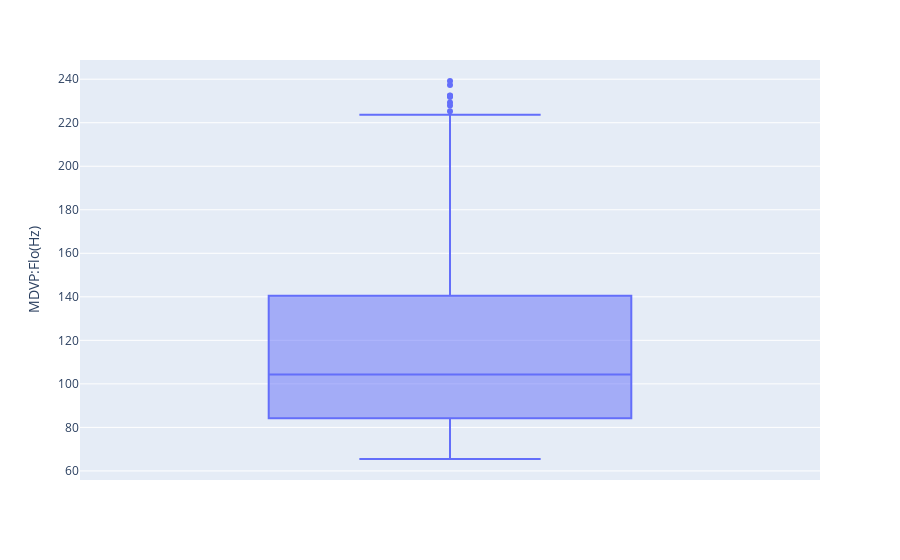

Notebook code cell kept with this figure:
### Markdown cell above
#### 3. 'MDVP:Flo(Hz)'

### Code cell
boxplot_of('MDVP:Flo(Hz)')

### Figure 1 — Plotly figure (JSON) as saved in the notebook; plotly's stock layout.template omitted (floating-point values rounded to 4 significant figures; data arrays with more than 128 entries replaced by an {"elided": "..."} marker saying what was removed)
{"data": [{"alignmentgroup": "True", "hovertemplate": "MDVP:Flo(Hz)=%{y}<extra></extra>", "legendgroup": "", "marker": {"color": "#636efa"}, "name": "", "notched": false, "offsetgroup": "", "orientation": "v", "showlegend": false, "type": "box", "x0": " ", "xaxis": "x", "y": {"elided": "195 float values"}, "y0": " ", "yaxis": "y"}], "layout": {"boxmode": "group", "legend": {"tracegroupgap": 0}, "margin": {"t": 60}, "xaxis": {"anchor": "y", "domain": [0, 1]}, "yaxis": {"anchor": "x", "domain": [0, 1], "title": {"text": "MDVP:Flo(Hz)"}}}}
